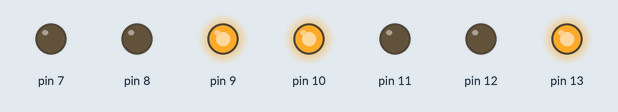
The sketch below on a simulated Arduino Uno, built with avr-gcc and run on an emulated ATmega328P. Shown: output pins drawn as LEDs (lit = HIGH).

Above: at 0.1 s.
Timing chart, 0 to 1.6 s (numbered marks = the images above):
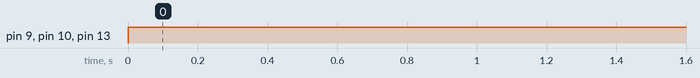

The sketch:

IRThermometer.ino
```cpp
void setup() {
  // put your setup code here, to run once:
  for (int i = 7; i < 14; i++) {
    pinMode(i, OUTPUT);
  }
  Serial.begin(9600); //use Serial.print() to print values back for debugging
}

//had to write my own power function because pow() from math.h was not precise enough
int power(int base, int exponent){
  if (exponent < 1){
    return 1;
  }
  int value = 1;
  for (int i = 1; i <= exponent; i++){
    value *= base;
  }
  return value;
}

//Hardware: TMP36 - Analog Temperature Sensor
//"The voltage out is 0V at -50°C [-58°F] and 1.75V at 125°C [257°F]."
int readTemp(){
    double voltage = analogRead(A0) * (5.0/1024.0); //voltage needs this conversion for some reason. It was not in their docs...
//    Serial.println(voltage);
    int tempInC = 100 * voltage - 50;
    int tempInF = 180 * voltage - 58;
//    Serial.println(tempInC);
//    Serial.println(tempInF);

    return tempInF;
}

void loop() {
  int numDigits = 7; //how many leds you have
  int maxVal = power(2, numDigits) - 1;
  int temperature = readTemp();

  if (temperature <= maxVal && temperature > 0) {
    for (int i = 6; i >= 0; i--){
      int binaryVal = power(2, i);
      if (temperature >= binaryVal){
        digitalWrite(i + 7, HIGH);
        temperature -= binaryVal;
      }
    }
  }

  delay(600000); //read every 10 minutes (1000 = 1second)

  //clear leds
  for (int i = 7; i < 14; i++) {
    digitalWrite(i, LOW);
  }
}
```

Measured:
- by itself, pin 9, pin 10, pin 13: LOW → HIGH at 0.00 s
